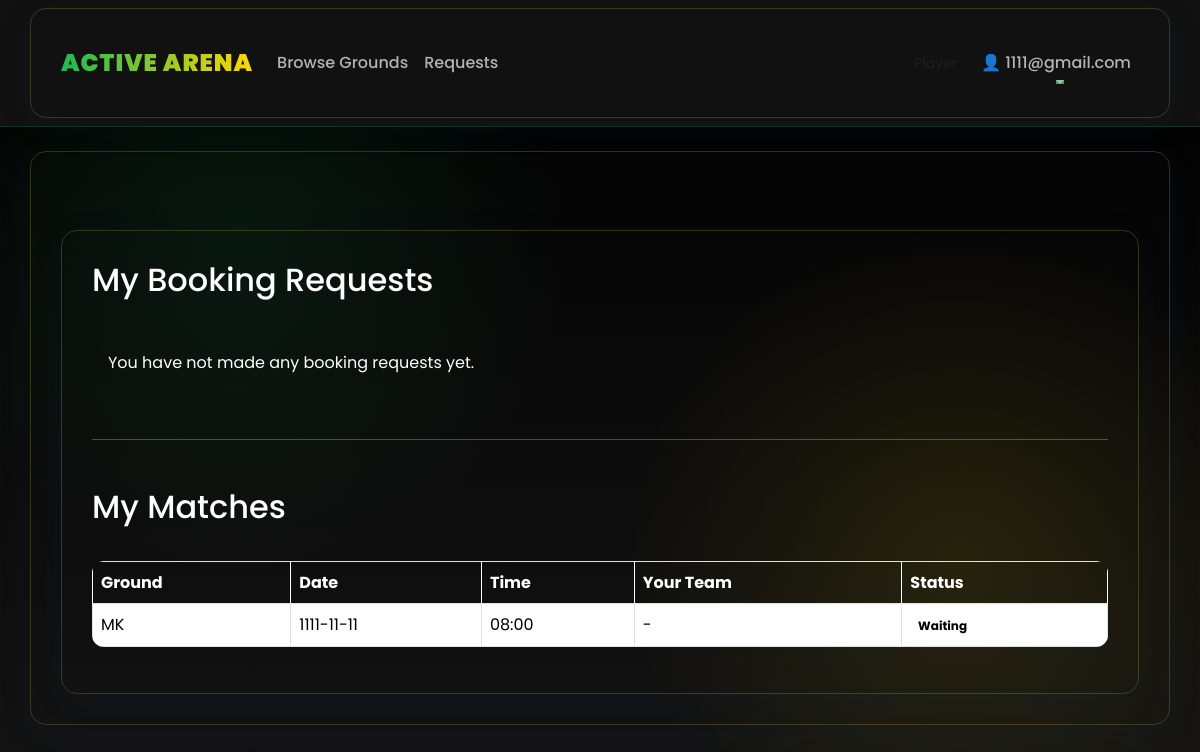
Screenshot of /player/dashboard (signed in) with the database file from the repository.
### app.py (models this page shows)
class MatchPlayer(db.Model):
    id = db.Column(db.Integer, primary_key=True)
    match_id = db.Column(db.Integer, db.ForeignKey('match.id'), nullable=False)
    user_email = db.Column(db.String(120), nullable=False)
    team = db.Column(db.String(1), nullable=True)  # 'A' or 'B'

class Ground(db.Model):
    id = db.Column(db.Integer, primary_key=True)
    name = db.Column(db.String(120), nullable=False)
    location = db.Column(db.String(120), nullable=False)
    rate = db.Column(db.Integer, nullable=False)
    img = db.Column(db.String(300), nullable=False)
    published = db.Column(db.Boolean, default=False)
    host_email = db.Column(db.String(120), nullable=False)
    materials = db.Column(db.String(300), nullable=True)  # Comma-separated list
    ground_use = db.Column(db.String(50), nullable=True)
    latitude = db.Column(db.Float, nullable=True)
    longitude = db.Column(db.Float, nullable=True)
    city = db.Column(db.String(100), nullable=True)
    postal_code = db.Column(db.String(20), nullable=True)
    full_address = db.Column(db.String(300), nullable=True)

class Match(db.Model):
    id = db.Column(db.Integer, primary_key=True)
    ground_id = db.Column(db.Integer, db.ForeignKey('ground.id'), nullable=False)
    date = db.Column(db.String(20), nullable=False)
    time = db.Column(db.String(10), nullable=False)
    status = db.Column(db.String(20), default='waiting')  # waiting, pending_host, confirmed, declined
    host_email = db.Column(db.String(120), nullable=False)

### app.py (the view)
@app.route('/player/dashboard')
def player_dashboard():
    if 'user_email' not in session or session.get('user_type') != 'player':
        flash('You must be logged in as a player to view this page.', 'danger')
        return redirect(url_for('login_player'))
    player_email = session['user_email']
    bookings = Booking.query.filter_by(player_email=player_email).order_by(Booking.id.desc()).all()
    ground_ids = [b.ground_id for b in bookings]
    grounds_by_id = {g.id: g for g in Ground.query.filter(Ground.id.in_(ground_ids)).all()}
    mps = MatchPlayer.query.filter_by(user_email=player_email).all()
    match_ids = [mp.match_id for mp in mps]
    matches = {m.id: m for m in Match.query.filter(Match.id.in_(match_ids)).order_by(Match.id.desc()).all()} if match_ids else {}
    match_team_by_id = {mp.match_id: mp.team for mp in mps}
    mg_ids = list({m.ground_id for m in matches.values()}) if matches else []
    match_grounds = {g.id: g for g in Ground.query.filter(Ground.id.in_(mg_ids)).all()} if mg_ids else {}
    return render_template('player_dashboard.html', bookings=bookings, grounds=grounds_by_id, matches=matches, match_team_by_id=match_team_by_id, match_grounds=match_grounds)

### templates/player_dashboard.html (shortened to what this page needs)
{% extends "base.html" %}
{% block content %}
<div class="container mt-5">
    <h2>My Booking Requests</h2>
    {% if bookings %}
        <table class="table table-bordered mt-4">
            <thead>
                <tr>
                    <th>Ground</th>
                    <th>Location</th>
                    <th>Date</th>
                    <th>Start Time</th>
                    <th>End Time</th>
                    <th>Status</th>
                </tr>
            </thead>
            <tbody>
                {% for booking in bookings %}
                <tr>
                    <td>{{ grounds[booking.ground_id].name }}</td>
                    <td>{{ grounds[booking.ground_id].location }}</td>
                    <td>{{ booking.date }}</td>
                    <td>{{ booking.start_time }}</td>
                    <td>{{ booking.end_time }}</td>
                    <td>
                        {% if booking.status == 'pending' %}
                            <span class="badge bg-warning text-dark">Pending</span>
                        {% elif booking.status == 'approved' %}
                            <span class="badge bg-success">Approved</span>
                        {% else %}
                            <span class="badge bg-danger">Declined</span>
                        {% endif %}
                    </td>
                </tr>
                {% endfor %}
            </tbody>
        </table>
    {% else %}
        <div class="alert alert-info mt-4">You have not made any booking requests yet.</div>
    {% endif %}
    <hr class="my-5">
    <h2>My Matches</h2>
    {% if matches %}
        <table class="table table-bordered mt-4">
            <thead>
                <tr>
                    <th>Ground</th>
                    <th>Date</th>
                    <th>Time</th>
                    <th>Your Team</th>
                    <th>Status</th>
                </tr>
            </thead>
            <tbody>
                {% for mid, m in matches.items() %}
                <tr>
                    <td>{{ match_grounds[m.ground_id].name if match_grounds.get(m.ground_id) else m.ground_id }}</td>
                    <td>{{ m.date }}</td>
                    <td>{{ m.time }}</td>
                    <td>{{ match_team_by_id.get(mid) or '-' }}</td>
                    <td>
                        {% if m.status == 'waiting' %}
                            <span class="badge bg-warning text-dark">Waiting</span>
                        {% elif m.status == 'pending_host' %}
                            <span class="badge bg-info text-dark">Pending Host</span>
                        {% elif m.status == 'confirmed' %}
                            <span class="badge bg-success">Confirmed</span>
                        {% elif m.status == 'declined' %}
                            <span class="badge bg-danger">Declined</span>
                        {% else %}
                            <span class="badge bg-secondary">-</span>
                        {% endif %}
                    </td>
                </tr>
                {% endfor %}
            </tbody>
        </table>
    {% else %}
        <div class="alert alert-info mt-4">You haven't joined any matches yet.</div>
    {% endif %}
</div>
{% endblock %}

### templates/base.html (shortened to what this page needs)
<!DOCTYPE html>
<html lang="en">
<head>
    <link href="https://cdn.jsdelivr.net/npm/bootstrap@5.3.2/dist/css/bootstrap.min.css" rel="stylesheet">
</head>
<body>
    <nav class="navbar navbar-expand-lg navbar-dark sticky-top">
        <div class="container">
            <a class="navbar-brand" href="{{ url_for('home') }}">Active Arena</a>
            <div class="collapse navbar-collapse" id="navbarNav">
                <ul class="navbar-nav me-auto">
                    {% if session.get('user_type') %}
                        <li class="nav-item">
                            <a class="nav-link" href="{{ url_for('grounds') }}">Browse Grounds</a>
                        </li>
                        {% if session.get('user_type') == 'player' %}
                            <li class="nav-item">
                                <a class="nav-link" href="{{ url_for('player_requests') }}">Requests</a>
                            </li>
                        {% endif %}
                    {% endif %}
                </ul>
                <ul class="navbar-nav align-items-center gap-2">
                    {% if session.get('user_type') %}
                        <li class="nav-item d-none d-md-block text-muted small me-2">{{ session.get('user_type')|capitalize }}</li>
                        <li class="nav-item dropdown">
                            <a class="nav-link dropdown-toggle" href="#" id="navbarDropdown" role="button" data-bs-toggle="dropdown">👤 {{ session.get('user_email', 'User') }}</a>
                        </li>
                    {% endif %}
                </ul>
            </div>
        </div>
    </nav>
    <div class="container mt-4">
        {% block content %}{% endblock %}
    </div>
</body>
</html>

### templates/base.html (style rules this page uses)
:root { --primary-green: #1db954; --primary-green-100: #0a1e12; --primary-green-200: #0e2e1c; --primary-green-300: #123d26; --primary-green-400: #174d30; --primary-green-500: #1db954; --primary-green-600: #34c76a; --primary-green-700: #4bd580; --primary-green-800: #62e396; --primary-green-900: #79f1ac; --dark-bg: #121212; --dark-bg-100: #000000; --dark-bg-200: #0a0a0a; --dark-bg-300: #141414; --dark-bg-400: #1a1a1a; --dark-bg-500: #1e1e1e; --dark-bg-600: #2a2a2a; --dark-bg-700: #363636; --dark-bg-800: #424242; --dark-bg-900: #4e4e4e; --accent-yellow: #ffd700; --accent-yellow-100: #332b00; --accent-yellow-200: #665600; --accent-yellow-300: #998000; --accent-yellow-400: #ccab00; --accent-yellow-500: #ffd700; --accent-yellow-600: #ffde26; --accent-yellow-700: #ffe44d; --accent-yellow-800: #ffeb80; --accent-yellow-900: #fff2b3; --text-light: #ffffff; --text-muted: #b3b3b3; --text-dark: #121212; --success: #1db954; --warning: #ffd700; --danger: #e74c3c; --info: #3498db; --brand-1: var(--primary-green); --brand-2: var(--accent-yellow); --accent-1: var(--accent-yellow); --accent-2: var(--primary-green-600); --ink: var(--text-light); --muted: var(--text-muted); --paper: var(--dark-bg-500); --card: var(--dark-bg-400); --card-hover: var(--dark-bg-600); }
body { min-height: 100vh; background: radial-gradient(circle at 20% 30%, rgba(29, 185, 84, 0.1), transparent 30%), radial-gradient(circle at 80% 70%, rgba(255, 215, 0, 0.1), transparent 30%), linear-gradient(to bottom, var(--dark-bg-100), var(--dark-bg-300)); color: var(--ink); font-family: 'Poppins', system-ui, -apple-system, 'Segoe UI', Roboto, Helvetica, Arial, sans-serif; line-height: 1.6; }
.navbar { background: rgba(18, 18, 18, 0.95); backdrop-filter: blur(10px); border-bottom: 1px solid rgba(29, 185, 84, 0.2); box-shadow: 0 2px 15px rgba(0, 0, 0, 0.3); }
.navbar-brand { font-weight: 900; letter-spacing: 1px; color: var(--primary-green) !important; font-size: 1.5rem; text-transform: uppercase; background: linear-gradient(90deg, var(--primary-green), var(--accent-yellow)); -webkit-background-clip: text; -webkit-text-fill-color: transparent; background-clip: text; text-fill-color: transparent; }
.nav-link { color: var(--text-muted) !important; font-weight: 500; transition: all 0.3s ease; position: relative; padding: 0.5rem 1rem; }
.nav-link:after { content: ''; position: absolute; width: 0; height: 2px; bottom: 0; left: 50%; background: var(--primary-green); transition: all 0.3s ease; transform: translateX(-50%); }

### templates/player_dashboard.html (style rules this page uses)
.container { background: var(--lemon-chiffon-900); border-radius: 16px; padding: 30px; box-shadow: 0 8px 32px rgba(13,59,102,0.1); border: 1px solid rgba(244,211,94,0.2); }
h2 { color: var(--yale-blue); border-bottom: 2px solid var(--naples-yellow); padding-bottom: 10px; }
.table { background: var(--lemon-chiffon-800); border-radius: 12px; overflow: hidden; }
.table thead th { background: var(--yale-blue); color: var(--lemon-chiffon-900); border-color: var(--yale-blue-600); }
.badge.bg-warning { background: var(--naples-yellow) !important; color: var(--yale-blue-100) !important; }
.alert-info { background: var(--yale-blue-900); color: var(--yale-blue-100); border: 1px solid var(--yale-blue-800); }

### rows the page displays
MatchPlayer: get "1111@gmail.com"
Match: date "1111-11-11", time "08:00", match_team_by_id "-", status "Waiting"
Ground: name "MK"
